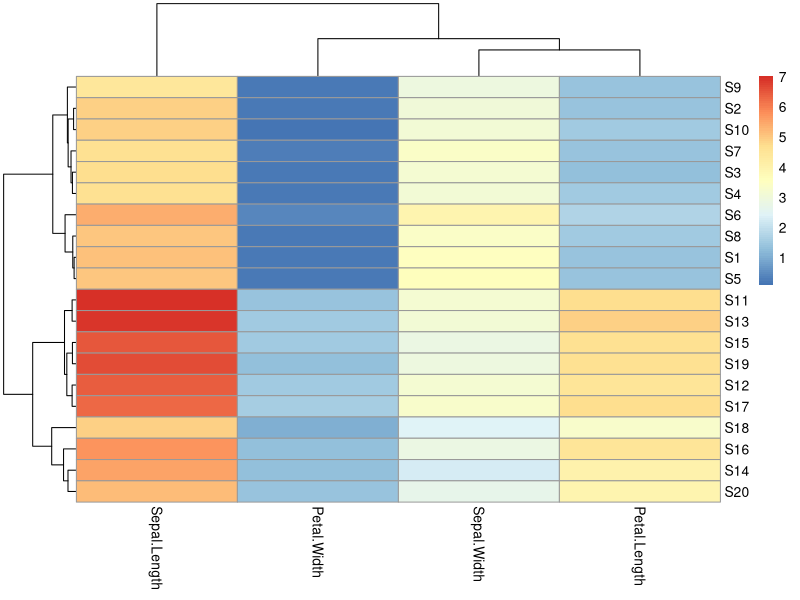
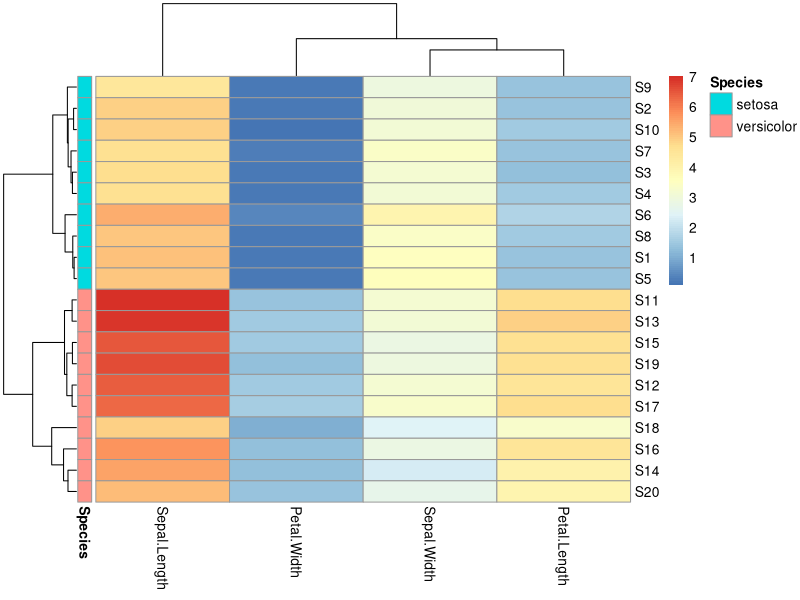
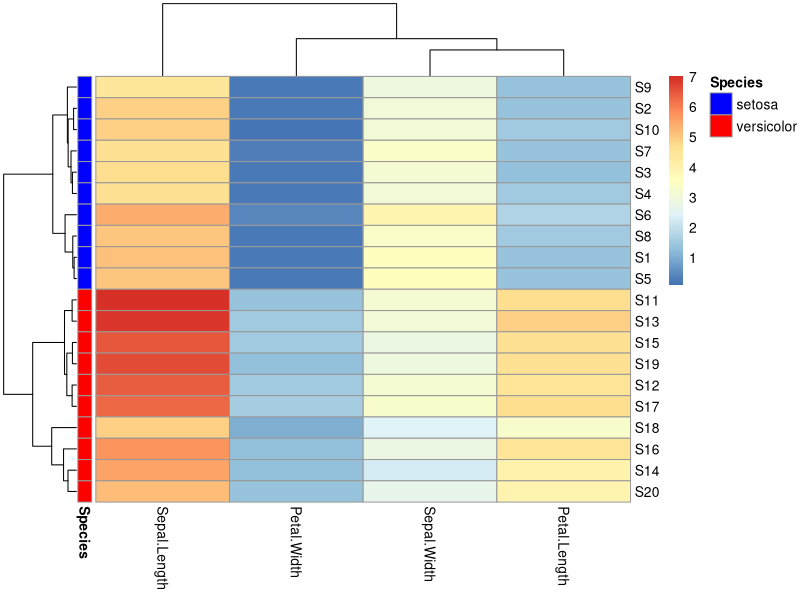

The R source for these figures, in order:
## ---- chunk 1
new_iris <- iris[c(1:10,51:60),1:4]
new_iris <- as.matrix(new_iris)
rownames(new_iris) <- paste("S", 1:20, sep = "")
## ---- chunk 2
pheatmap::pheatmap(new_iris)
## ---- chunk 3
annot_row <- data.frame(Species = iris[c(1:10,51:60),5])
rownames(annot_row) <- rownames(new_iris)
head(annot_row)
## ---- chunk 4
pheatmap::pheatmap(new_iris, annotation_row = annot_row)
## ---- chunk 5
c1 <- c("blue","red")
names(c1) <- unique(annot_row$Species)
annot_colour <- list(Species = c1)
annot_colour
## ---- chunk 6
pheatmap::pheatmap(new_iris, annotation_row = annot_row,
                   annotation_colors = annot_colour)
